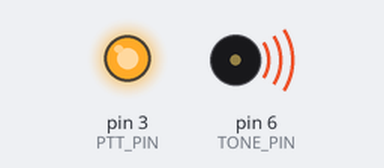
This sketch was run on a simulated Arduino Uno, built with avr-gcc and run on an emulated ATmega328P. Shown: output pins drawn as LEDs (lit = HIGH), buzzer (waves = sounding).

Above: at 0.5 s.
At 7.0 s:
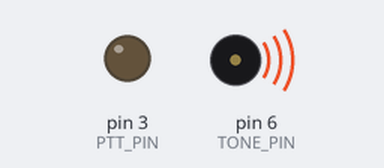
At 17.2 s:
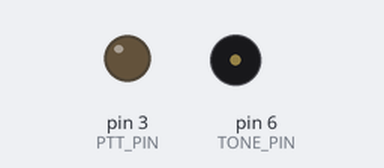
At 34.3 s:
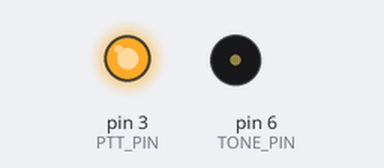
Timing chart, 0 to 45.3 s (numbered marks = the images above):
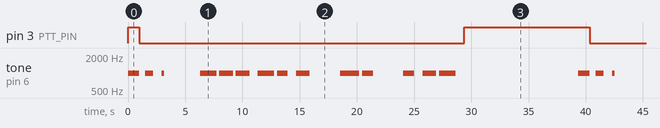

The sketch:

fm828fox.ino
```cpp
// (licence header left out)
#define PTT_PIN     3
#define TONE_PIN    6
#define TONE_FREQ   1000

#define BEACON_TIME 20 // Seconds
#define SILENCE_TIME 10

void setup(){
    pinMode(PTT_PIN, OUTPUT);
    pinMode(TONE_PIN, OUTPUT);

    digitalWrite(PTT_PIN, HIGH); // Active Low PTT
}

void loop(){
    // Beacon for X seconds.
    ptt_on();
    for(int i = 0; i<BEACON_TIME; i++){
        tone(TONE_PIN,TONE_FREQ,1000);
    }
    ptt_off();

    delay(1000);

    // Send Morse Ident.
    ptt_on();
    delay(500);
    morse_tx_string("DE VK5VCO 2M FOX");
    delay(500);
    ptt_off();

    // Silence
    for(int i = 0; i<SILENCE_TIME; i++){
        delay(1000);
    }

}

void ptt_on(){ digitalWrite(PTT_PIN, LOW); }
void ptt_off(){ digitalWrite(PTT_PIN, HIGH); }
```

Morse.ino
```cpp
// (licence header left out)
unsigned int morse_delay = 240;

char* morseCode[] = {  // 0 = dit, 1 = dash
  "2",     // Dummy entry for non-ascii characters
  "01",    // A     1
  "1000",  // B
  "1010",  // C
  "100",   // D
  "0",     // E
  "0010",  // F
  "110",   // G
  "0000",  // H
  "00",    // I
  "0111",  // J
  "101",   // K
  "0100",  // L
  "11",    // M
  "10",    // N
  "111",   // O
  "0110",  // P
  "1101",  // Q
  "010",   // R
  "000",   // S
  "1"  ,   // T
  "001",   // U
  "0001",  // V
  "011" ,  // W
  "1001",  // X
  "1011",  // Y
  "1100",  // Z  26
  "11111", // 0
  "01111", // 1
  "00111", // 2
  "00011", // 3
  "00001", // 4
  "00000", // 5
  "10000", // 6
  "11000", // 7
  "11100", // 8
  "11110",  // 9  36
  "010101", // .  37
  "110011", // ,
  "001100", // ?
  "011110", // '
  "101011", // !
  "10010", // /
  "10110", // (
  "101101", // )
  "01000", // &
  "111000", // :
  "101010", // ;
  "10001", // =
  "01010", // +
  "100001", // - (minus)
  "001101", // _ (underscore)
  "010010", // "
  "0001001", // $
  "011010" // @
};

void Morse_DelayUnit(int number){
    delay(number*morse_delay);
}

void Morse_ToneUnit(int number){
    unsigned int tone_time = number*morse_delay;
    tone(TONE_PIN, TONE_FREQ, tone_time);
}

void Morse_SendDit(){
    Morse_ToneUnit(1);
}

void Morse_SendDash(){
    Morse_ToneUnit(3);
}

void Morse_SendLetter(char letter){
    int morse_index = 0;
    // Work out if the character is a letter, a number, or a symbol character.

    // Numbers
    if((letter>=48) && (letter<=57)){morse_index = letter - 21;}
    // Uppercase Letters
    else if((letter>=65) && (letter<=90)){morse_index = letter - 64;}
    // Lowercase Letters
    else if((letter>=97) && (letter<=122)){morse_index = letter - 96;}
    // Symbols
    else if(letter == '.'){ morse_index = 37;}
    else if(letter == ','){ morse_index = 38;}
    else if(letter == '?'){ morse_index = 39;}
    else if(letter == '\''){ morse_index = 40;}
    else if(letter == '!'){ morse_index = 41;}
    else if(letter == '/'){ morse_index = 42;}
    else if(letter == '('){ morse_index = 43;}
    else if(letter == ')'){ morse_index = 44;}
    else if(letter == '&'){ morse_index = 45;}
    else if(letter == ':'){ morse_index = 46;}
    else if(letter == ';'){ morse_index = 47;}
    else if(letter == '='){ morse_index = 48;}
    else if(letter == '+'){ morse_index = 49;}
    else if(letter == '-'){ morse_index = 50;}
    else if(letter == '_'){ morse_index = 51;}
    else if(letter == '"'){ morse_index = 52;}
    else if(letter == '$'){ morse_index = 53;}
    else if(letter == '@'){ morse_index = 54;}
    // And everything else is treated as a space
    else{morse_index = 0;}

    // Now we have the index to the morse conversion array, we can send the char.
    //char temp[] = morseCode[morse_index];
    int index = 0;
    while(morseCode[morse_index][index] != 0){
        if(morseCode[morse_index][index] == '0'){
            Morse_SendDit();
        }
        else if(morseCode[morse_index][index] == '1'){Morse_SendDash();}
        else if(morseCode[morse_index][index] == '2'){Morse_DelayUnit(6);}
        Morse_DelayUnit(1);
        index++;
    }
}

void morse_set_wpm(int wpm){
	morse_delay = 1200/wpm;
}

void morse_set_dit_len(unsigned int len){
	morse_delay = len;
}

void morse_tx_string(char text[]){
    int i = 0;
    while(text[i] != 0){
        Morse_SendLetter(text[i]);
        Morse_DelayUnit(3);
        i++;
    }
}
```

Measured:
- by itself, pin 3 (PTT_PIN): repeats every 39.4 s: LOW 28.4 s, HIGH 11.0 s
- by itself, tone on pin 6 (TONE_PIN): plays 1000 Hz for 1.0 s, 1000 Hz for 0.72 s, 1000 Hz for 0.24 s, 1000 Hz for 1.4 s, 1000 Hz for 1.2 s, 1000 Hz for 1.2 s … (49 notes in this stretch)
